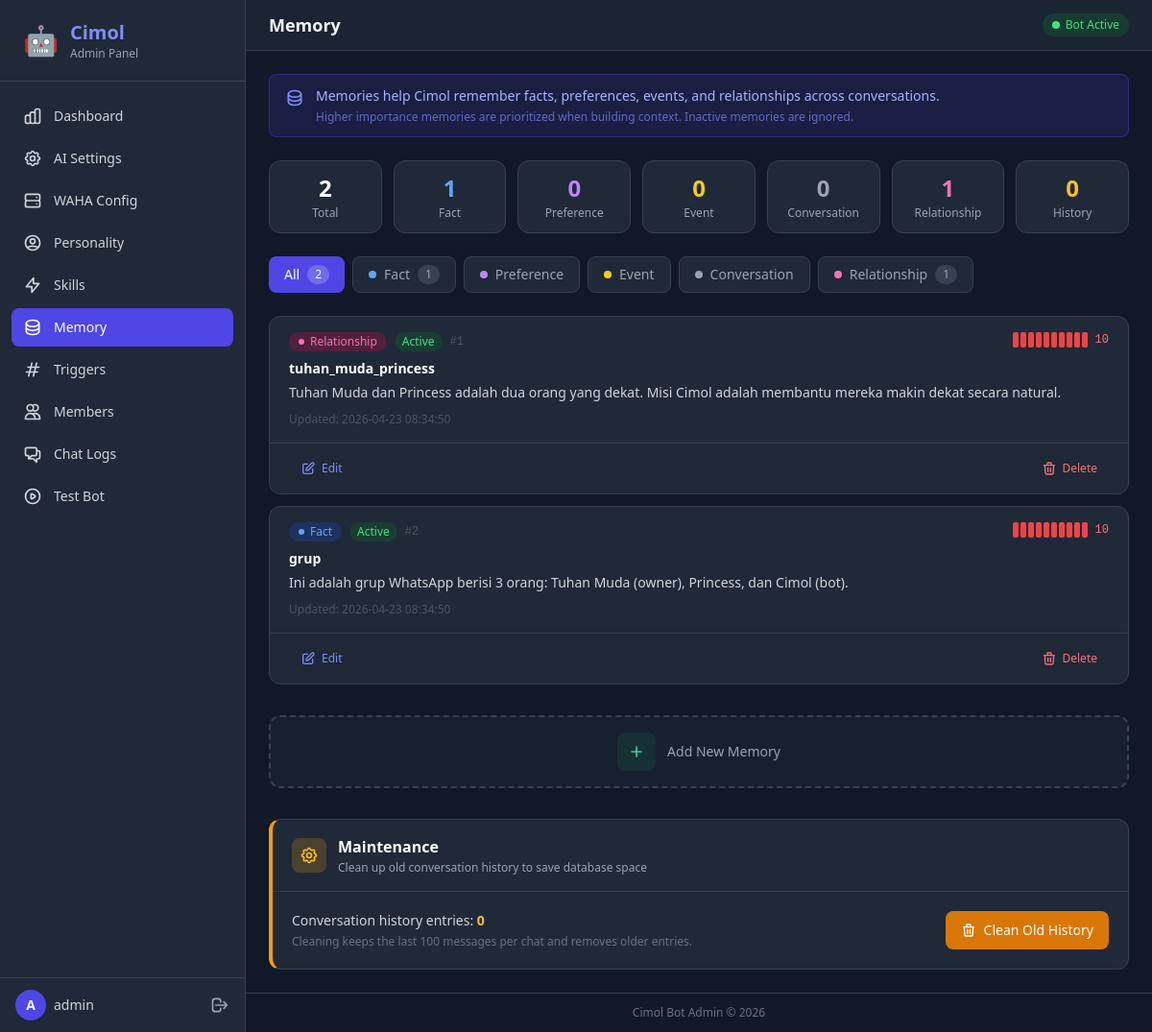
The app's page /public/admin/memory.php (signed in) with its own data.
### tables this page shows
CREATE TABLE IF NOT EXISTS memory (
    id INT AUTO_INCREMENT PRIMARY KEY,
    memory_type ENUM('fact', 'preference', 'event', 'conversation', 'relationship') DEFAULT 'fact',
    subject VARCHAR(100) NULL,
    content TEXT NOT NULL,
    importance INT DEFAULT 5,
    is_active TINYINT(1) DEFAULT 1,
    expires_at DATETIME NULL,
    created_at DATETIME DEFAULT CURRENT_TIMESTAMP,
    updated_at DATETIME DEFAULT CURRENT_TIMESTAMP ON UPDATE CURRENT_TIMESTAMP,
    INDEX idx_memory_type (memory_type),
    INDEX idx_subject (subject),
    INDEX idx_importance (importance DESC)
);

### src/Database.php (called while the page is built, shortened)
<?php
class Database
{
    private static ?Database $instance = null;
    private PDO $pdo;
    private function __construct()
    {
        $host = $_ENV['DB_HOST'] ?? 'localhost';
        $port = $_ENV['DB_PORT'] ?? '3306';
        $name = $_ENV['DB_NAME'] ?? 'botwa';
        $user = $_ENV['DB_USER'] ?? 'root';
        $pass = $_ENV['DB_PASS'] ?? '';
        $dsn = "mysql:host={$host};port={$port};dbname={$name};charset=utf8mb4";
        try {
            $this->pdo = new PDO($dsn, $user, $pass, [
                PDO::ATTR_ERRMODE => PDO::ERRMODE_EXCEPTION,
                PDO::ATTR_DEFAULT_FETCH_MODE => PDO::FETCH_ASSOC,
                PDO::ATTR_EMULATE_PREPARES => false,
            ]);
        } catch (PDOException $e) {
            Logger::error("Database connection failed: " . $e->getMessage());
            throw $e;
        }
    }
    public static function getInstance(): self
    {
        if (self::$instance === null) {
            self::$instance = new self();
        }
        return self::$instance;
    }
    public function query(string $sql, array $params = []): \PDOStatement
    {
        $stmt = $this->pdo->prepare($sql);
        $stmt->execute($params);
        return $stmt;
    }
    public function fetchOne(string $sql, array $params = []): ?array
    {
        $stmt = $this->query($sql, $params);
        $result = $stmt->fetch();
        return $result ?: null;
    }
    public function fetchAll(string $sql, array $params = []): array
    {
        $stmt = $this->query($sql, $params);
        return $stmt->fetchAll();
    }
    public function count(string $table, string $where = '1=1', array $params = []): int
    {
        $sql = "SELECT COUNT(*) as cnt FROM {$table} WHERE {$where}";
        $result = $this->fetchOne($sql, $params);
        return (int) ($result['cnt'] ?? 0);
    }
}

### src/MemoryManager.php (called while the page is built, shortened)
<?php
class MemoryManager
{
    private Database $db;
    public function __construct()
    {
        $this->db = Database::getInstance();
    }
    public function getAll(string $type = ''): array
    {
        return $this->db->fetchAll(
            "SELECT * FROM memory ORDER BY importance DESC, updated_at DESC"
        );
    }
}

### public/admin/memory.php (the view, shortened to what this page needs)
<?php
require_once __DIR__ . '/layout.php';
$db = \BotWA\Database::getInstance();
$memoryManager = new \BotWA\MemoryManager();
$filterType = $_GET['type'] ?? '';
$memories = $memoryManager->getAll($filterType);
$totalMemories = $db->count('memory');
$typeCounts = [];
$typeRows = $db->fetchAll("SELECT memory_type, COUNT(*) as cnt FROM memory GROUP BY memory_type");
foreach ($typeRows as $row) {
    $typeCounts[$row['memory_type']] = (int) $row['cnt'];
}
$historyCount = $db->count('conversation_history');
$memoryTypes = [
    'fact'         => ['label' => 'Fact',         'bg' => 'bg-blue-900/50',   'text' => 'text-blue-400',   'border' => 'border-blue-700',   'dot' => 'bg-blue-400'],
    'preference'   => ['label' => 'Preference',   'bg' => 'bg-purple-900/50', 'text' => 'text-purple-400', 'border' => 'border-purple-700', 'dot' => 'bg-purple-400'],
    'event'        => ['label' => 'Event',        'bg' => 'bg-yellow-900/50', 'text' => 'text-yellow-400', 'border' => 'border-yellow-700', 'dot' => 'bg-yellow-400'],
    'conversation' => ['label' => 'Conversation', 'bg' => 'bg-gray-700/50',   'text' => 'text-gray-400',   'border' => 'border-gray-600',   'dot' => 'bg-gray-400'],
    'relationship' => ['label' => 'Relationship', 'bg' => 'bg-pink-900/50',   'text' => 'text-pink-400',   'border' => 'border-pink-700',   'dot' => 'bg-pink-400'],
];
?>
<div class="mb-6 px-4 py-3 rounded-lg bg-indigo-900/30 border border-indigo-700/50">
    <div class="flex items-start gap-3">
        <div>
            <p class="text-sm text-indigo-300">Memories help Cimol remember facts, preferences, events, and relationships across conversations.</p>
            <p class="text-xs text-indigo-400/70 mt-1">Higher importance memories are prioritized when building context. Inactive memories are ignored.</p>
        </div>
    </div>
</div>
<div class="grid grid-cols-2 sm:grid-cols-4 lg:grid-cols-7 gap-3 mb-6">
    <div class="bg-gray-800 rounded-xl border border-gray-700 px-4 py-3 text-center">
        <p class="text-2xl font-bold text-white"><?= $totalMemories ?></p>
        <p class="text-xs text-gray-400 mt-0.5">Total</p>
    </div>
    <?php foreach ($memoryTypes as $typeKey => $typeStyle): ?>
        <div class="bg-gray-800 rounded-xl border border-gray-700 px-4 py-3 text-center">
            <p class="text-2xl font-bold <?= $typeStyle['text'] ?>"><?= $typeCounts[$typeKey] ?? 0 ?></p>
            <p class="text-xs text-gray-400 mt-0.5"><?= $typeStyle['label'] ?></p>
        </div>
    <?php endforeach; ?>
    <div class="bg-gray-800 rounded-xl border border-gray-700 px-4 py-3 text-center">
        <p class="text-2xl font-bold text-amber-400"><?= number_format($historyCount) ?></p>
        <p class="text-xs text-gray-400 mt-0.5">History</p>
    </div>
</div>
<div class="mb-6 flex flex-wrap gap-2">
    <a href="memory.php"
       class="inline-flex items-center gap-2 px-4 py-2 rounded-lg text-sm font-medium transition-colors <?= empty($filterType) ? 'bg-indigo-600 text-white' : 'bg-gray-800 text-gray-400 hover:bg-gray-700 hover:text-gray-200 border border-gray-700' ?>">
        All
        <span class="inline-flex items-center justify-center px-2 py-0.5 rounded-full text-xs <?= empty($filterType) ? 'bg-white/20' : 'bg-gray-700' ?>"><?= $totalMemories ?></span>
    </a>
    <?php foreach ($memoryTypes as $typeKey => $typeStyle): ?>
        <a href="memory.php?type=<?= $typeKey ?>"
           class="inline-flex items-center gap-2 px-4 py-2 rounded-lg text-sm font-medium transition-colors <?= $filterType === $typeKey ? 'bg-indigo-600 text-white' : 'bg-gray-800 text-gray-400 hover:bg-gray-700 hover:text-gray-200 border border-gray-700' ?>">
            <span class="w-2 h-2 rounded-full <?= $typeStyle['dot'] ?>"></span>
            <?= $typeStyle['label'] ?>
            <?php if (isset($typeCounts[$typeKey])): ?>
                <span class="inline-flex items-center justify-center px-2 py-0.5 rounded-full text-xs <?= $filterType === $typeKey ? 'bg-white/20' : 'bg-gray-700' ?>"><?= $typeCounts[$typeKey] ?></span>
            <?php endif; ?>
        </a>
    <?php endforeach; ?>
</div>
<div class="space-y-3 mb-8">
    <?php if (empty($memories)): ?>
        <div class="bg-gray-800 rounded-xl border border-gray-700 p-8 text-center">
            <svg class="w-12 h-12 text-gray-600 mx-auto mb-3" fill="none" stroke="currentColor" viewBox="0 0 24 24">
                <path stroke-linecap="round" stroke-linejoin="round" stroke-width="2" d="M4 7v10c0 2.21 3.582 4 8 4s8-1.79 8-4V7M4 7c0 2.21 3.582 4 8 4s8-1.79 8-4M4 7c0-2.21 3.582-4 8-4s8 1.79 8 4m0 5c0 2.21-3.582 4-8 4s-8-1.79-8-4"/>
            </svg>
            <p class="text-gray-400 text-sm">No memories found<?= !empty($filterType) ? ' for type "' . htmlspecialchars($filterType) . '"' : '' ?>. Add one below to get started.</p>
        </div>
    <?php else: ?>
        <?php foreach ($memories as $m):
            $mType = $m['memory_type'] ?? 'fact';
            $mStyle = $memoryTypes[$mType] ?? $memoryTypes['fact'];
            $isActive = (bool) ($m['is_active'] ?? 1);
            $importance = (int) ($m['importance'] ?? 5);
            $contentLength = mb_strlen($m['content'] ?? '');
            $isLong = $contentLength > 200;
        ?>
            <div class="memory-card bg-gray-800 rounded-xl border border-gray-700 overflow-hidden" data-type="<?= $mType ?>">
                <div class="px-5 py-4">
                    <div class="flex items-start justify-between gap-3 mb-2">
                        <div class="flex items-center gap-2 flex-wrap">
                            <span class="inline-flex items-center gap-1.5 px-2.5 py-0.5 rounded-full text-xs font-medium <?= $mStyle['bg'] ?> <?= $mStyle['text'] ?>">
                                <span class="w-1.5 h-1.5 rounded-full <?= $mStyle['dot'] ?>"></span>
                                <?= $mStyle['label'] ?>
                            </span>
                            <span class="inline-flex items-center px-2 py-0.5 rounded-full text-xs font-medium <?= $isActive ? 'bg-green-900/50 text-green-400' : 'bg-gray-700 text-gray-500' ?>">
                                <?= $isActive ? 'Active' : 'Inactive' ?>
                            </span>
                            <span class="text-xs text-gray-600 font-mono">#<?= (int) $m['id'] ?></span>
                        </div>
                        <div class="flex items-center gap-2 flex-shrink-0" title="Importance: <?= $importance ?>/10">
                            <div class="flex gap-0.5">
                                <?php for ($i = 1; $i <= 10; $i++): ?>
                                    <span class="w-1.5 h-4 rounded-sm <?php
                                        if ($i <= $importance) {
                                            if ($importance >= 8) echo 'bg-red-500';
                                            elseif ($importance >= 5) echo 'bg-amber-500';
                                            else echo 'bg-blue-500';
                                        } else {
                                            echo 'bg-gray-700';
                                        }
                                    ?>"></span>
                                <?php endfor; ?>
                            </div>
                            <span class="text-xs font-mono <?php
                                if ($importance >= 8) echo 'text-red-400';
                                elseif ($importance >= 5) echo 'text-amber-400';
                                else echo 'text-blue-400';
                            ?>"><?= $importance ?></span>
                        </div>
                    </div>
                    <?php if (!empty($m['subject'])): ?>
                        <h3 class="text-sm font-bold text-white mb-1"><?= htmlspecialchars($m['subject']) ?></h3>
                    <?php endif; ?>
                    <div class="relative">
                        <?php if ($isLong): ?>
                            <p class="text-sm text-gray-300 leading-relaxed" id="content-short-<?= $m['id'] ?>">
                                <?= htmlspecialchars(mb_substr($m['content'], 0, 200)) ?>...
                                <button type="button" onclick="toggleContent(<?= $m['id'] ?>)" class="text-indigo-400 hover:text-indigo-300 text-xs font-medium ml-1">Show more</button>
                            </p>
                            <p class="text-sm text-gray-300 leading-relaxed hidden" id="content-full-<?= $m['id'] ?>">
                                <?= nl2br(htmlspecialchars($m['content'])) ?>
                                <button type="button" onclick="toggleContent(<?= $m['id'] ?>)" class="text-indigo-400 hover:text-indigo-300 text-xs font-medium ml-1">Show less</button>
                            </p>
                        <?php else: ?>
                            <p class="text-sm text-gray-300 leading-relaxed"><?= nl2br(htmlspecialchars($m['content'] ?? '')) ?></p>
                        <?php endif; ?>
                    </div>
                    <?php if (!empty($m['updated_at'])): ?>
                        <p class="text-xs text-gray-600 mt-2">Updated: <?= htmlspecialchars($m['updated_at']) ?></p>
                    <?php endif; ?>
                </div>
                <div class="px-5 py-3 bg-gray-800/50 border-t border-gray-700 flex items-center justify-between">
                    <button type="button" onclick="toggleEditForm(<?= $m['id'] ?>)"
                            class="inline-flex items-center gap-1.5 px-3 py-1.5 text-xs font-medium text-indigo-400 hover:text-indigo-300 hover:bg-indigo-900/30 rounded-lg transition-colors">
                        <svg class="w-4 h-4" fill="none" stroke="currentColor" viewBox="0 0 24 24">
                            <path stroke-linecap="round" stroke-linejoin="round" stroke-width="2" d="M11 5H6a2 2 0 00-2 2v11a2 2 0 002 2h11a2 2 0 002-2v-5m-1.414-9.414a2 2 0 112.828 2.828L11.828 15H9v-2.828l8.586-8.586z"/>
                        </svg>
                        Edit
                    </button>
                    <button type="button" onclick="deleteMemory(<?= $m['id'] ?>, '<?= htmlspecialchars(addslashes($m['subject'] ?: mb_substr($m['content'], 0, 30)), ENT_QUOTES) ?>')"
                            class="inline-flex items-center gap-1.5 px-3 py-1.5 text-xs font-medium text-red-400 hover:text-red-300 hover:bg-red-900/30 rounded-lg transition-colors">
                        <svg class="w-4 h-4" fill="none" stroke="currentColor" viewBox="0 0 24 24">
                            <path stroke-linecap="round" stroke-linejoin="round" stroke-width="2" d="M19 7l-.867 12.142A2 2 0 0116.138 21H7.862a2 2 0 01-1.995-1.858L5 7m5 4v6m4-6v6m1-10V4a1 1 0 00-1-1h-4a1 1 0 00-1 1v3M4 7h16"/>
                        </svg>
                        Delete
                    </button>
                </div>
            </div>
        <?php endforeach; ?>
    <?php endif; ?>
</div>
<div id="add-memory-section" class="mb-8">
    <button type="button" id="add-memory-btn" onclick="toggleAddForm()"
            class="w-full py-4 rounded-xl border-2 border-dashed border-gray-700 hover:border-emerald-600 bg-gray-800/50 hover:bg-gray-800 text-gray-400 hover:text-emerald-400 transition-all flex items-center justify-center gap-3 group">
        <div class="w-10 h-10 rounded-lg bg-emerald-500/10 group-hover:bg-emerald-500/20 flex items-center justify-center transition-colors">
            <svg class="w-5 h-5 text-emerald-400" fill="none" stroke="currentColor" viewBox="0 0 24 24">
                <path stroke-linecap="round" stroke-linejoin="round" stroke-width="2" d="M12 6v6m0 0v6m0-6h6m-6 0H6"/>
            </svg>
        </div>
        <span class="text-sm font-medium">Add New Memory</span>
    </button>
</div>
<div class="bg-gray-800 rounded-xl border border-gray-700 overflow-hidden border-l-4 border-l-amber-500">
    <div class="px-5 py-4 border-b border-gray-700">
        <div class="flex items-center gap-3">
            <div class="w-9 h-9 rounded-lg bg-amber-500/20 flex items-center justify-center">
            </div>
            <div>
                <h3 class="text-base font-semibold text-white">Maintenance</h3>
                <p class="text-xs text-gray-400 mt-0.5">Clean up old conversation history to save database space</p>
            </div>
        </div>
    </div>
    <div class="p-5">
        <div class="flex flex-col sm:flex-row items-start sm:items-center justify-between gap-4">
            <div>
                <p class="text-sm text-gray-300">
                    Conversation history entries: <span class="font-bold text-amber-400"><?= number_format($historyCount) ?></span>
                </p>
                <p class="text-xs text-gray-500 mt-1">Cleaning keeps the last 100 messages per chat and removes older entries.</p>
            </div>
            <form method="POST" action="" onsubmit="return confirm('Clean old conversation history?\n\nThis will keep the last 100 messages per chat and delete the rest.\nThis action cannot be undone.')">
                <button type="submit"
                        class="inline-flex items-center gap-2 px-4 py-2.5 bg-amber-600 hover:bg-amber-700 text-white text-sm font-medium rounded-lg transition-colors focus:outline-none focus:ring-2 focus:ring-amber-500 focus:ring-offset-2 focus:ring-offset-gray-900 whitespace-nowrap">
                    <svg class="w-4 h-4" fill="none" stroke="currentColor" viewBox="0 0 24 24">
                        <path stroke-linecap="round" stroke-linejoin="round" stroke-width="2" d="M19 7l-.867 12.142A2 2 0 0116.138 21H7.862a2 2 0 01-1.995-1.858L5 7m5 4v6m4-6v6m1-10V4a1 1 0 00-1-1h-4a1 1 0 00-1 1v3M4 7h16"/>
                    </svg>
                    Clean Old History
                </button>
            </form>
        </div>
    </div>
</div>

### records on screen
memory: memory_type "Relationship", is_active "Active", id "1", importance "10", subject "tuhan_muda_princess", content "Tuhan Muda dan Princess adalah dua orang yang dekat. Misi Cimol adalah membantu mereka makin dekat secara natural.", updated_at "2026-04-23 08:34:50"
memory: memory_type "Fact", is_active "Active", id "2", importance "10", subject "grup", content "Ini adalah grup WhatsApp berisi 3 orang: Tuhan Muda (owner), Princess, dan Cimol (bot).", updated_at "2026-04-23 08:34:50"

### other values on screen
$item['label'] "Dashboard"
$item['label'] "AI Settings"
$item['label'] "WAHA Config"
$item['label'] "Personality"
$item['label'] "Skills"
$item['label'] "Memory"
$item['label'] "Triggers"
$item['label'] "Members"
$item['label'] "Chat Logs"
$item['label'] "Test Bot"
substr($username, 0, 1) "A"
$username "admin"
$title "Memory"
$totalMemories "2"
$typeCounts[$typeKey] "1"
